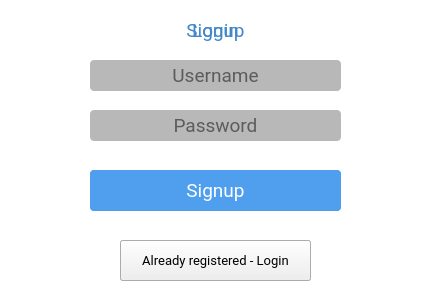
<?xml version="1.0" encoding="UTF-8"?>
<ui version="4.0">
 <class>Login_Window</class>
 <widget class="QDialog" name="Login_Window">
  <property name="geometry">
   <rect>
    <x>0</x>
    <y>0</y>
    <width>429</width>
    <height>298</height>
   </rect>
  </property>
  <property name="palette">
   <palette>
    <active>
     <colorrole role="WindowText">
      <brush brushstyle="SolidPattern">
       <color alpha="255">
        <red>0</red>
        <green>0</green>
        <blue>0</blue>
       </color>
      </brush>
     </colorrole>
     <colorrole role="Button">
      <brush brushstyle="SolidPattern">
       <color alpha="255">
        <red>255</red>
        <green>255</green>
        <blue>255</blue>
       </color>
      </brush>
     </colorrole>
     <colorrole role="Light">
      <brush brushstyle="SolidPattern">
       <color alpha="255">
        <red>213</red>
        <green>234</green>
        <blue>255</blue>
       </color>
      </brush>
     </colorrole>
     <colorrole role="Midlight">
      <brush brushstyle="SolidPattern">
       <color alpha="255">
        <red>149</red>
        <green>202</green>
        <blue>255</blue>
       </color>
      </brush>
     </colorrole>
     <colorrole role="Dark">
      <brush brushstyle="SolidPattern">
       <color alpha="255">
        <red>42</red>
        <green>85</green>
        <blue>127</blue>
       </color>
      </brush>
     </colorrole>
     <colorrole role="Mid">
      <brush brushstyle="SolidPattern">
       <color alpha="255">
        <red>56</red>
        <green>113</green>
        <blue>170</blue>
       </color>
      </brush>
     </colorrole>
     <colorrole role="Text">
      <brush brushstyle="SolidPattern">
       <color alpha="255">
        <red>0</red>
        <green>0</green>
        <blue>0</blue>
       </color>
      </brush>
     </colorrole>
     <colorrole role="BrightText">
      <brush brushstyle="SolidPattern">
       <color alpha="255">
        <red>255</red>
        <green>255</green>
        <blue>255</blue>
       </color>
      </brush>
     </colorrole>
     <colorrole role="ButtonText">
      <brush brushstyle="SolidPattern">
       <color alpha="255">
        <red>0</red>
        <green>0</green>
        <blue>0</blue>
       </color>
      </brush>
     </colorrole>
     <colorrole role="Base">
      <brush brushstyle="SolidPattern">
       <color alpha="255">
        <red>255</red>
        <green>255</green>
        <blue>255</blue>
       </color>
      </brush>
     </colorrole>
     <colorrole role="Window">
      <brush brushstyle="SolidPattern">
       <color alpha="255">
        <red>255</red>
        <green>255</green>
        <blue>255</blue>
       </color>
      </brush>
     </colorrole>
     <colorrole role="Shadow">
      <brush brushstyle="SolidPattern">
       <color alpha="255">
        <red>0</red>
        <green>0</green>
        <blue>0</blue>
       </color>
      </brush>
     </colorrole>
     <colorrole role="AlternateBase">
      <brush brushstyle="SolidPattern">
       <color alpha="255">
        <red>170</red>
        <green>212</green>
        <blue>255</blue>
       </color>
      </brush>
     </colorrole>
     <colorrole role="ToolTipBase">
      <brush brushstyle="SolidPattern">
       <color alpha="255">
        <red>255</red>
        <green>255</green>
        <blue>220</blue>
       </color>
      </brush>
     </colorrole>
     <colorrole role="ToolTipText">
      <brush brushstyle="SolidPattern">
       <color alpha="255">
        <red>0</red>
        <green>0</green>
        <blue>0</blue>
       </color>
      </brush>
     </colorrole>
    </active>
    <inactive>
     <colorrole role="WindowText">
      <brush brushstyle="SolidPattern">
       <color alpha="255">
        <red>0</red>
        <green>0</green>
        <blue>0</blue>
       </color>
      </brush>
     </colorrole>
     <colorrole role="Button">
      <brush brushstyle="SolidPattern">
       <color alpha="255">
        <red>255</red>
        <green>255</green>
        <blue>255</blue>
       </color>
      </brush>
     </colorrole>
     <colorrole role="Light">
      <brush brushstyle="SolidPattern">
       <color alpha="255">
        <red>213</red>
        <green>234</green>
        <blue>255</blue>
       </color>
      </brush>
     </colorrole>
     <colorrole role="Midlight">
      <brush brushstyle="SolidPattern">
       <color alpha="255">
        <red>149</red>
        <green>202</green>
        <blue>255</blue>
       </color>
      </brush>
     </colorrole>
     <colorrole role="Dark">
      <brush brushstyle="SolidPattern">
       <color alpha="255">
        <red>42</red>
        <green>85</green>
        <blue>127</blue>
       </color>
      </brush>
     </colorrole>
     <colorrole role="Mid">
      <brush brushstyle="SolidPattern">
       <color alpha="255">
        <red>56</red>
        <green>113</green>
        <blue>170</blue>
       </color>
      </brush>
     </colorrole>
     <colorrole role="Text">
      <brush brushstyle="SolidPattern">
       <color alpha="255">
        <red>0</red>
        <green>0</green>
        <blue>0</blue>
       </color>
      </brush>
     </colorrole>
     <colorrole role="BrightText">
      <brush brushstyle="SolidPattern">
       <color alpha="255">
        <red>255</red>
        <green>255</green>
        <blue>255</blue>
       </color>
      </brush>
     </colorrole>
     <colorrole role="ButtonText">
      <brush brushstyle="SolidPattern">
       <color alpha="255">
        <red>0</red>
        <green>0</green>
        <blue>0</blue>
       </color>
      </brush>
     </colorrole>
     <colorrole role="Base">
      <brush brushstyle="SolidPattern">
       <color alpha="255">
        <red>255</red>
        <green>255</green>
        <blue>255</blue>
       </color>
      </brush>
     </colorrole>
     <colorrole role="Window">
      <brush brushstyle="SolidPattern">
       <color alpha="255">
        <red>255</red>
        <green>255</green>
        <blue>255</blue>
       </color>
      </brush>
     </colorrole>
     <colorrole role="Shadow">
      <brush brushstyle="SolidPattern">
       <color alpha="255">
        <red>0</red>
        <green>0</green>
        <blue>0</blue>
       </color>
      </brush>
     </colorrole>
     <colorrole role="AlternateBase">
      <brush brushstyle="SolidPattern">
       <color alpha="255">
        <red>170</red>
        <green>212</green>
        <blue>255</blue>
       </color>
      </brush>
     </colorrole>
     <colorrole role="ToolTipBase">
      <brush brushstyle="SolidPattern">
       <color alpha="255">
        <red>255</red>
        <green>255</green>
        <blue>220</blue>
       </color>
      </brush>
     </colorrole>
     <colorrole role="ToolTipText">
      <brush brushstyle="SolidPattern">
       <color alpha="255">
        <red>0</red>
        <green>0</green>
        <blue>0</blue>
       </color>
      </brush>
     </colorrole>
    </inactive>
    <disabled>
     <colorrole role="WindowText">
      <brush brushstyle="SolidPattern">
       <color alpha="255">
        <red>42</red>
        <green>85</green>
        <blue>127</blue>
       </color>
      </brush>
     </colorrole>
     <colorrole role="Button">
      <brush brushstyle="SolidPattern">
       <color alpha="255">
        <red>255</red>
        <green>255</green>
        <blue>255</blue>
       </color>
      </brush>
     </colorrole>
     <colorrole role="Light">
      <brush brushstyle="SolidPattern">
       <color alpha="255">
        <red>213</red>
        <green>234</green>
        <blue>255</blue>
       </color>
      </brush>
     </colorrole>
     <colorrole role="Midlight">
      <brush brushstyle="SolidPattern">
       <color alpha="255">
        <red>149</red>
        <green>202</green>
        <blue>255</blue>
       </color>
      </brush>
     </colorrole>
     <colorrole role="Dark">
      <brush brushstyle="SolidPattern">
       <color alpha="255">
        <red>42</red>
        <green>85</green>
        <blue>127</blue>
       </color>
      </brush>
     </colorrole>
     <colorrole role="Mid">
      <brush brushstyle="SolidPattern">
       <color alpha="255">
        <red>56</red>
        <green>113</green>
        <blue>170</blue>
       </color>
      </brush>
     </colorrole>
     <colorrole role="Text">
      <brush brushstyle="SolidPattern">
       <color alpha="255">
        <red>42</red>
        <green>85</green>
        <blue>127</blue>
       </color>
      </brush>
     </colorrole>
     <colorrole role="BrightText">
      <brush brushstyle="SolidPattern">
       <color alpha="255">
        <red>255</red>
        <green>255</green>
        <blue>255</blue>
       </color>
      </brush>
     </colorrole>
     <colorrole role="ButtonText">
      <brush brushstyle="SolidPattern">
       <color alpha="255">
        <red>42</red>
        <green>85</green>
        <blue>127</blue>
       </color>
      </brush>
     </colorrole>
     <colorrole role="Base">
      <brush brushstyle="SolidPattern">
       <color alpha="255">
        <red>255</red>
        <green>255</green>
        <blue>255</blue>
       </color>
      </brush>
     </colorrole>
     <colorrole role="Window">
      <brush brushstyle="SolidPattern">
       <color alpha="255">
        <red>255</red>
        <green>255</green>
        <blue>255</blue>
       </color>
      </brush>
     </colorrole>
     <colorrole role="Shadow">
      <brush brushstyle="SolidPattern">
       <color alpha="255">
        <red>0</red>
        <green>0</green>
        <blue>0</blue>
       </color>
      </brush>
     </colorrole>
     <colorrole role="AlternateBase">
      <brush brushstyle="SolidPattern">
       <color alpha="255">
        <red>85</red>
        <green>170</green>
        <blue>255</blue>
       </color>
      </brush>
     </colorrole>
     <colorrole role="ToolTipBase">
      <brush brushstyle="SolidPattern">
       <color alpha="255">
        <red>255</red>
        <green>255</green>
        <blue>220</blue>
       </color>
      </brush>
     </colorrole>
     <colorrole role="ToolTipText">
      <brush brushstyle="SolidPattern">
       <color alpha="255">
        <red>0</red>
        <green>0</green>
        <blue>0</blue>
       </color>
      </brush>
     </colorrole>
    </disabled>
   </palette>
  </property>
  <property name="font">
   <font>
    <family>Roboto</family>
    <pointsize>14</pointsize>
    <weight>50</weight>
    <italic>false</italic>
    <bold>false</bold>
   </font>
  </property>
  <property name="windowTitle">
   <string>Login/SignUp</string>
  </property>
  <property name="windowOpacity">
   <double>2.000000000000000</double>
  </property>
  <property name="autoFillBackground">
   <bool>false</bool>
  </property>
  <property name="styleSheet">
   <string notr="true">QDialog{
background-color : rgb(255, 255, 255);
border-color : rgb(66, 133, 200);
border-size : 5px;
	font:  14pt &quot;Roboto&quot;;
}</string>
  </property>
  <widget class="QPushButton" name="login_button">
   <property name="geometry">
    <rect>
     <x>90</x>
     <y>170</y>
     <width>251</width>
     <height>41</height>
    </rect>
   </property>
   <property name="autoFillBackground">
    <bool>false</bool>
   </property>
   <property name="styleSheet">
    <string notr="true">QPushButton{
	color: #fff;
	font: 11pt &quot;Roboto&quot;;
background-color : rgb(79, 159, 238);
	border-color: blue;
border-radius: 4px;       
  box-shadow: 0 1px 3px rgba(0,0,0,0.12), 0 1px 2px rgba(0,0,0,0.24);
  transition: all 0.3s cubic-bezier(.25,.8,.25,1);



       
}</string>
   </property>
   <property name="text">
    <string>Login</string>
   </property>
  </widget>
  <widget class="QLineEdit" name="username">
   <property name="geometry">
    <rect>
     <x>90</x>
     <y>60</y>
     <width>251</width>
     <height>31</height>
    </rect>
   </property>
   <property name="layoutDirection">
    <enum>Qt::LeftToRight</enum>
   </property>
   <property name="autoFillBackground">
    <bool>false</bool>
   </property>
   <property name="styleSheet">
    <string notr="true">QLineEdit
{
	background-color: rgb(184, 184, 184);
	border-color: rgb(63, 127, 190);
	font: 11pt &quot;Roboto&quot;;
border-radius: 4px;
}</string>
   </property>
   <property name="frame">
    <bool>false</bool>
   </property>
   <property name="alignment">
    <set>Qt::AlignCenter</set>
   </property>
   <property name="placeholderText">
    <string>Username</string>
   </property>
  </widget>
  <widget class="QLineEdit" name="password">
   <property name="geometry">
    <rect>
     <x>90</x>
     <y>110</y>
     <width>251</width>
     <height>31</height>
    </rect>
   </property>
   <property name="styleSheet">
    <string notr="true">QLineEdit
{
	background-color: rgb(184, 184, 184);
	font: 11pt &quot;Roboto&quot;;
border-radius: 4px;
}</string>
   </property>
   <property name="frame">
    <bool>false</bool>
   </property>
   <property name="echoMode">
    <enum>QLineEdit::Password</enum>
   </property>
   <property name="alignment">
    <set>Qt::AlignCenter</set>
   </property>
   <property name="placeholderText">
    <string>Password</string>
   </property>
  </widget>
  <widget class="QLabel" name="login_label">
   <property name="geometry">
    <rect>
     <x>150</x>
     <y>10</y>
     <width>131</width>
     <height>41</height>
    </rect>
   </property>
   <property name="styleSheet">
    <string notr="true">QLabel
{
	color: rgb(67, 135, 202);
	
	
	font: 14pt &quot;Roboto&quot;;
}</string>
   </property>
   <property name="text">
    <string>Login</string>
   </property>
   <property name="alignment">
    <set>Qt::AlignCenter</set>
   </property>
  </widget>
  <widget class="QPushButton" name="signup_link">
   <property name="geometry">
    <rect>
     <x>120</x>
     <y>240</y>
     <width>191</width>
     <height>41</height>
    </rect>
   </property>
   <property name="font">
    <font>
     <pointsize>10</pointsize>
    </font>
   </property>
   <property name="text">
    <string notr="true">Not registered - Signup</string>
   </property>
  </widget>
  <widget class="QLabel" name="signup_label">
   <property name="geometry">
    <rect>
     <x>150</x>
     <y>10</y>
     <width>131</width>
     <height>41</height>
    </rect>
   </property>
   <property name="styleSheet">
    <string notr="true">QLabel
{
	color: rgb(67, 135, 202);
	
	
	font: 14pt &quot;Roboto&quot;;
}</string>
   </property>
   <property name="text">
    <string>Signup</string>
   </property>
   <property name="alignment">
    <set>Qt::AlignCenter</set>
   </property>
  </widget>
  <widget class="QPushButton" name="login_link">
   <property name="geometry">
    <rect>
     <x>120</x>
     <y>240</y>
     <width>191</width>
     <height>41</height>
    </rect>
   </property>
   <property name="font">
    <font>
     <family>Roboto</family>
     <pointsize>10</pointsize>
     <weight>50</weight>
     <italic>false</italic>
     <bold>false</bold>
    </font>
   </property>
   <property name="text">
    <string notr="true">Already registered - Login</string>
   </property>
  </widget>
  <widget class="QPushButton" name="signup_button">
   <property name="geometry">
    <rect>
     <x>90</x>
     <y>170</y>
     <width>251</width>
     <height>41</height>
    </rect>
   </property>
   <property name="autoFillBackground">
    <bool>false</bool>
   </property>
   <property name="styleSheet">
    <string notr="true">QPushButton{
	color: #fff;
	font: 11pt &quot;Roboto&quot;;
background-color : rgb(79, 159, 238);
	border-color: blue;
border-radius: 4px;       
  box-shadow: 0 1px 3px rgba(0,0,0,0.12), 0 1px 2px rgba(0,0,0,0.24);
  transition: all 0.3s cubic-bezier(.25,.8,.25,1);



       
}</string>
   </property>
   <property name="text">
    <string>Signup</string>
   </property>
  </widget>
  <zorder>login_button</zorder>
  <zorder>password</zorder>
  <zorder>username</zorder>
  <zorder>login_label</zorder>
  <zorder>signup_link</zorder>
  <zorder>signup_label</zorder>
  <zorder>login_link</zorder>
  <zorder>signup_button</zorder>
 </widget>
 <resources/>
 <connections/>
</ui>
